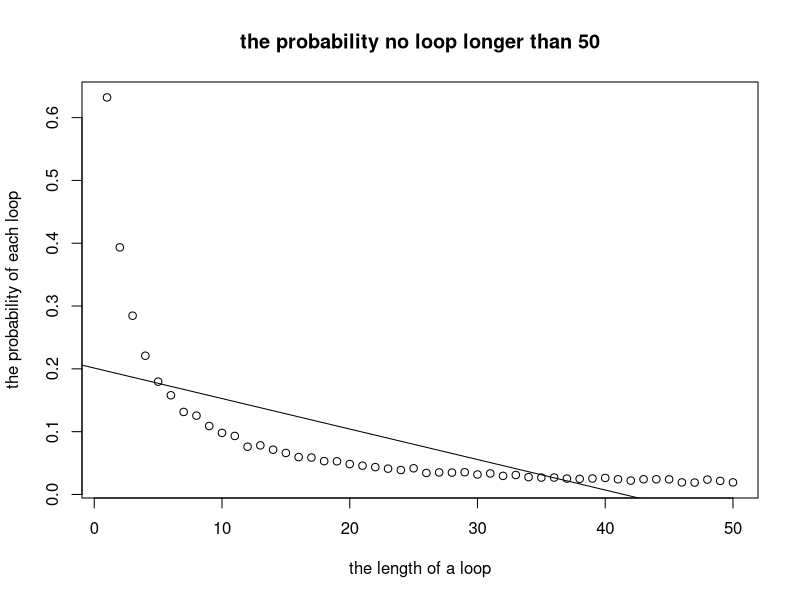

Write R code to recreate this figure.
"members of group: Yan Chen s2318048, Shuo Wang s2439249, Yuxin Yang s2163400" 
"address of github repo: https://github.com/Shuo0211/Proj2.git"
"Team work contribution: 
@Shuo Wang takes part in strategies function and optimizes the computer cost for 
pall and dloop functions.  
@Yuxin Yang focuses on pall, dloop function and the discription of overview. 
@Yan Chen takes part in pone function，revises strategies function and visualizes
dloop function for n=1:50. 
Proportion of the work for each member is about 1/3. All three members
work together and discuss closely to figure out the project. "  

"Overview:
The whole file is about the prisoner problem -- there are 2*n numbered prisoners
and 2*n boxes, in which are random distributed cards with prisoners' numbers. 
The prisoners one after another opened the boxes to find their numbers. All get
succeed and can be freed only when each of them found his own number with opening
equal to or less than n boxes.
The file gives three strategies that the prisoners may choose, and individual & 
joint probabilities for the prisoners to get freed under each strategy.
In addition, it also calculates the probabilities of the depth of nesting for
strategy 1 and 2."

"Three strategies:
1: the prisoner starts at the box with their number, 
opens it and reads the number on card, then goes to the box with the same 
number with the former card if not the prisoner number.
2: the prisoner starts at a random box that the prisoner chooses, 
opens it and reads the number on card, then goes to the box with the same 
number with the former card if not the prisoner number.
3: the prisoner chooses and opens half amount of box at one time and
see if the prisoner's number is on the card in the boxes."

"Overall common function parameters:
n - half number of prisoners
k - prisoner number 
strategy - tell which strategy to choose
nreps - the number of replicate simulations."


"
'strageties' function: returns the amount of the boxes the prisoner k opened till
he found his number.
"

strategies <- function(n, k, strategy, cards){ 
  if (strategy == 1){   # strategy 1
    current <- k        # k-th prisoner starts with the k-th box
    steps <- 1
    # check whether the prisoner found his number each time he opened a new box
    found <- k == cards[current]
    while (found == FALSE) {
      current <- cards[current]    # goes to the next box
      found <- k == cards[current]
      steps <- steps + 1           # count steps
    }
    return(steps)
  }
  else if (strategy == 2){         # strategy 2 
    current  <- sample(1:(2*n), 1) # starts with a random box
    steps <- 1
    # check whether the prisoner found his number each time he opened a new box
    found <- k == cards[current] 
    while (found == FALSE && steps < (2*n)) { 
      current <- cards[current]    # goes to the next box
      found <- k == cards[current]          
      steps <- steps + 1           # count steps
    }
    return(steps)
  }
  else{       # strategy 3
	# randomly choose n boxes to open
    chosen_boxes <- sample(1:(2*n), n, replace=FALSE) 
    steps <- 1
    # check if the number found each time opening a box
    for (number in chosen_boxes){ 
      if (number == k)
        break
	  steps <- steps + 1
    }
    return(steps)
  }
}

"
'pone' function: returns the probability of a single prisoner succeeding 
in finding his number.
"

pone<-function(n, k, strategy, nreps){ 
  success <- 0           # count of successful simulations
  # check in each simulation whether the prison succeed or not
  for(i in 1:nreps){
    cards <- sample(1:(2*n), 2*n, replace=FALSE) # random distributed cards in boxes
    steps <- strategies(n,k,strategy,cards)      # get the steps the prisoner need
	if(steps <= n)
		success <- success + 1
  }
  prob = success/nreps 
  return(prob) 
}


pone(5,3,1,10000) 
#Output [1] 0.501
pone(5,3,2,10000) 
#Output [1] 0.4001
pone(5,3,3,10000) 
#Output [1] 0.5069
pone(50,5,1,10000) 
#Output [1] 0.4885
pone(50,5,2,10000) 
#Output [1] 0.3834
pone(50,5,3,10000) 
#Output [1] 0.5063

"Comments: strategy 3 shows the best solution, the probability that a single 
prisoner used strategy 3 to find his number is around 50%. Strategy 1 gives 
almost the same probability as strategy 3. Compare to strategy 1 and 3, strategy
2 gives less probability around 40%. Overall, more random choose, fewer 
probability to be succeed "


"
'pall' function: returns the probability of all prisoners succeeding in
finding their numbers.
"

pall <- function(n,strategy,nreps){
  fail <- 0              # count of unsuccessful simulations
  # check in each simulation whether all of the prisoners succeed or not
  for (j in 1:nreps){
    cards <- sample(1:(2*n), 2*n, replace=FALSE)#random distributed cards in boxes
    steps <- 0
	# check each prisoner
    for (k in 1:(2*n)){
      steps <- strategies(n,k,strategy,cards) #get the steps the prisoner need
      if (steps > n){
        fail <- fail + 1 # k failed means all of them failed as a whole
        break
      }
    }
  }
  prob <- 1 - fail / nreps
  return(prob)
}


pall(5,1,10000)
#Output [1] 0.3546
pall(5,2,10000)
#Output [1] 3e-04
pall(5,3,10000)
#Output [1] 0.0009783905     
pall(50,1,10000)
#Output [1] 0.3045
pall(50,2,10000)
#Output [1] 0
pall(50,3,10000)
#Output [1] 0

"Comments: calculation of the probability with strategy 1 gives output around 30%, 
the length of the maximum loops formed will be less than n and so every prisoner 
will be able to find his number, which is same as the probability that a 
uniformly random permutation of the numbers from 1 to 2n. If each prisoner 
picks boxes totally at random(strategy3) or picks boxes randomly at the 
beginning(strategy2), the probability is almost 0 that they will escape. 
The larger n, the smaller the probability that all prisoner will escape. 
More random choose, fewer probability to be succeed"


"
'dloop' function: returns the probability of each loop length from 1 to 
prisoner number occurring at least once in a random shuffling of cards in 
boxes.
"

dloop <- function(n, nreps){
  # occur_vec[j]: how many times the loop with length j occurs in nreps simulations
  # j = 1...2n
  occur_vec <- rep(0, 2*n)
  # check the occurence of the loops in each simulation
  for(i in 1:nreps){
    cards <- sample(1:(2*n), 2*n, replace=FALSE) # random distributed cards in boxes
    # mark_vec[j]: mark whether the j-length-loop exists already or not
    # mark_vec[j] == 0 for 'not exist' and mark_vec[j] == 1 for 'exist'
    mark_vec <- rep(0, 2*n) 
    # avoid_vec: stores prisoner numbers that already appear in a loop
    avoid_vec <- c()  
    for(k in 1:(2*n)){
      if(k %in% avoid_vec) 
        next    # reason: all prisoners in the same loop  have the same length
      current <- k
      steps <- 1
      found <- k == cards[current]
      while(found == FALSE){
        # stores all numbers of cards from a single loop in avoid_vec
        avoid_vec = append(avoid_vec, cards[current]) 
        current <- cards[current]
        found <- k == cards[current]
        steps <- steps + 1
      }
      # found the steps-length-loop, so mark it in the mark_vec
      if(mark_vec[steps] == 0)
        mark_vec[steps] <- 1 
    }
    # update the number of times that the loops with length 1:2n appear as the 
    # simulations run
    occur_vec <- occur_vec + mark_vec 
  }
  prob_vec <- occur_vec / nreps
  return(prob_vec)
}


# example code for n = 50 
dloop(50, 10000)

# probability that there is no loop longer than 50 in a random reshuffling of 
# cards to boxes
dl <- dloop(50, 10000)[1:50]
sum(dl)
# Output [1] 3.855


plot(dl,main="the probability no loop longer than 50",xlab="the length of a loop",ylab="the probability of each loop")
lm(formula=dl~c(1:50))  # linear regressions on the data to assess overall trends
abline(lm(dl~c(1:50)))
